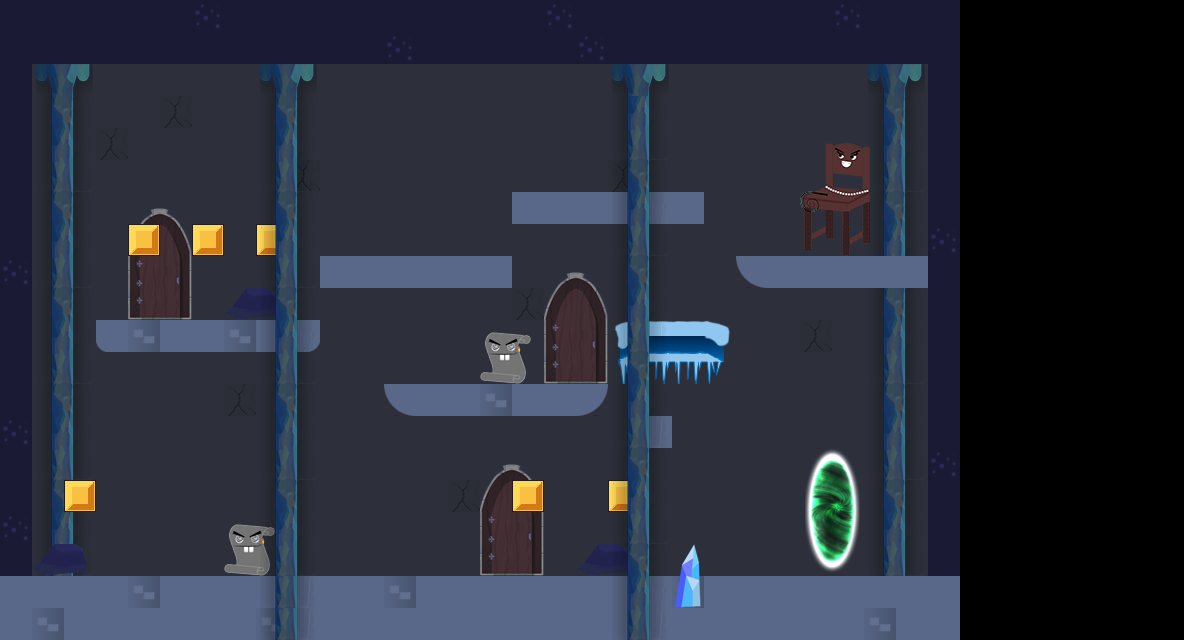

The image is a tile-based game level rendered from a .tmx file. Its description and source (layers, tilesets, objects; grid data summarised) follow:
An orthogonal 37x20 tile map with 32x32 px tiles, 12 tile layers (background, colonne, porte, piattaforme, ...), 4 tilesets and 1 object (spawn0).

<map version="1.0" orientation="orthogonal" renderorder="right-down" width="37" height="20" tilewidth="32" tileheight="32" nextobjectid="2">
 <properties>
  <property name="ParallaxEnabled" value="true" />
 </properties>
 <tileset firstgid="1" name="tilesmap3" tilewidth="32" tileheight="32" tilecount="104" columns="8">
  <image source="sprites/tilesmap3.png" width="256" height="416" />
  <tile id="1">
   <properties>
    <property name="HasBody" value="" />
    <property name="bodyType" value="static" />
    <property name="friction" type="float" value="0" />
    <property name="myName" value="env" />
   </properties>
  </tile>
  <tile id="2">
   <properties>
    <property name="HasBody" value="" />
    <property name="bodyType" value="static" />
    <property name="friction" type="float" value="0" />
    <property name="myName" value="env" />
   </properties>
  </tile>
  <tile id="8">
   <properties>
    <property name="HasBody" value="" />
    <property name="bodyType" value="static" />
    <property name="friction" type="float" value="1" />
    <property name="isGround" value="" />
    <property name="myName" value="env" />
   </properties>
  </tile>
  <tile id="24">
   <properties>
    <property name="HasBody" value="" />
    <property name="bodyType" value="static" />
    <property name="friction" type="float" value="1" />
    <property name="isGround" value="" />
    <property name="myName" value="env" />
   </properties>
  </tile>
  <tile id="32">
   <properties>
    <property name="HasBody" value="" />
    <property name="bodyType" value="static" />
    <property name="friction" type="float" value="0" />
    <property name="isGround" value="" />
    <property name="myName" value="env" />
   </properties>
  </tile>
  <tile id="33">
   <properties>
    <property name="HasBody" value="" />
    <property name="bodyType" value="static" />
    <property name="friction" type="float" value="0" />
    <property name="isGround" value="" />
    <property name="myName" value="env" />
   </properties>
  </tile>
  <tile id="34">
   <properties>
    <property name="HasBody" value="" />
    <property name="bodyType" value="static" />
    <property name="friction" type="float" value="0" />
    <property name="isGround" value="" />
    <property name="myName" value="env" />
   </properties>
  </tile>
  <tile id="35">
   <properties>
    <property name="HasBody" value="" />
    <property name="bodyType" value="dynamic" />
    <property name="canBeBroken" value="true" />
   </properties>
  </tile>
  <tile id="36">
   <properties>
    <property name="HasBody" value="" />
    <property name="bodyType" value="dynamic" />
    <property name="canBeBroken" value="true" />
   </properties>
  </tile>
  <tile id="37">
   <properties>
    <property name="HasBody" value="" />
    <property name="bodyType" value="static" />
    <property name="isSensor" value="" />
    <property name="myName" value="end_level" />
   </properties>
  </tile>
  <tile id="38">
   <properties>
    <property name="HasBody" value="" />
    <property name="bodyType" value="static" />
    <property name="isSensor" value="" />
    <property name="myName" value="end_level" />
   </properties>
  </tile>
  <tile id="40">
   <properties>
    <property name="HasBody" value="" />
    <property name="bodyType" value="static" />
    <property name="myName" value="env" />
   </properties>
  </tile>
  <tile id="41">
   <properties>
    <property name="HasBody" value="" />
    <property name="bodyType" value="static" />
    <property name="myName" value="env" />
   </properties>
  </tile>
  <tile id="42">
   <properties>
    <property name="HasBody" value="" />
    <property name="bodyType" value="static" />
    <property name="myName" value="env" />
   </properties>
  </tile>
  <tile id="43">
   <properties>
    <property name="HasBody" value="" />
    <property name="bodyType" value="static" />
    <property name="isSensor" value="true" />
    <property name="myName" value="coin" />
   </properties>
  </tile>
  <tile id="45">
   <properties>
    <property name="HasBody" value="" />
    <property name="bodyType" value="static" />
    <property name="isSensor" value="" />
    <property name="myName" value="end_level" />
   </properties>
  </tile>
  <tile id="46">
   <properties>
    <property name="HasBody" value="" />
    <property name="bodyType" value="static" />
    <property name="isSensor" value="" />
    <property name="myName" value="end_level" />
   </properties>
  </tile>
  <tile id="48">
   <properties>
    <property name="HasBody" value="" />
    <property name="bodyType" value="static" />
    <property name="myName" value="env" />
   </properties>
  </tile>
  <tile id="49">
   <properties>
    <property name="HasBody" value="" />
    <property name="bodyType" value="static" />
    <property name="myName" value="env" />
   </properties>
  </tile>
  <tile id="50">
   <properties>
    <property name="HasBody" value="" />
    <property name="bodyType" value="static" />
    <property name="myName" value="env" />
   </properties>
  </tile>
  <tile id="53">
   <properties>
    <property name="HasBody" value="" />
    <property name="bodyType" value="static" />
    <property name="isSensor" value="" />
    <property name="myName" value="end_level" />
   </properties>
  </tile>
  <tile id="54">
   <properties>
    <property name="HasBody" value="" />
    <property name="bodyType" value="static" />
    <property name="isSensor" value="" />
    <property name="myName" value="end_level" />
   </properties>
  </tile>
  <tile id="56">
   <properties>
    <property name="HasBody" value="" />
    <property name="bodyType" value="static" />
    <property name="isDanger" value="true" />
   </properties>
  </tile>
  <tile id="61">
   <properties>
    <property name="HasBody" value="" />
    <property name="bodyType" value="static" />
    <property name="isSensor" value="" />
    <property name="myName" value="end_level" />
   </properties>
  </tile>
  <tile id="62">
   <properties>
    <property name="HasBody" value="" />
    <property name="bodyType" value="static" />
    <property name="isSensor" value="" />
    <property name="myName" value="end_level" />
   </properties>
  </tile>
  <tile id="64">
   <properties>
    <property name="HasBody" value="" />
    <property name="bodyType" value="static" />
    <property name="isDanger" value="true" />
   </properties>
  </tile>
  <tile id="77">
   <properties>
    <property name="HasBody" value="" />
    <property name="bodyType" value="static" />
    <property name="friction" type="float" value="1" />
    <property name="isGround" value="" />
    <property name="myName" value="env" />
   </properties>
  </tile>
  <tile id="78">
   <properties>
    <property name="HasBody" value="" />
    <property name="bodyType" value="static" />
    <property name="friction" type="float" value="1" />
    <property name="isGround" value="" />
    <property name="myName" value="env" />
   </properties>
  </tile>
  <tile id="82">
   <properties>
    <property name="HasBody" value="" />
    <property name="bodyType" value="static" />
    <property name="friction" type="float" value="1" />
    <property name="isGround" value="" />
    <property name="myName" value="env" />
   </properties>
  </tile>
  <tile id="83">
   <properties>
    <property name="HasBody" value="" />
    <property name="bodyType" value="static" />
    <property name="friction" type="float" value="1" />
    <property name="isGround" value="" />
    <property name="myName" value="env" />
   </properties>
  </tile>
  <tile id="85">
   <properties>
    <property name="HasBody" value="" />
    <property name="bodyType" value="static" />
    <property name="friction" type="float" value="1" />
    <property name="isGround" value="" />
    <property name="myName" value="env" />
   </properties>
  </tile>
  <tile id="86">
   <properties>
    <property name="HasBody" value="" />
    <property name="bodyType" value="static" />
    <property name="friction" type="float" value="1" />
    <property name="isGround" value="" />
    <property name="myName" value="env" />
   </properties>
  </tile>
 </tileset>
 <tileset firstgid="105" name="sedia" tilewidth="70" tileheight="113" tilecount="1" columns="1">
  <image source="sprites/sedia.png" width="70" height="113" />
  <tile id="0">
   <properties>
    <property name="HasBody" value="" />
    <property name="bodyType" value="dynamic" />
    <property name="friction" type="float" value="1" />
    <property name="isEnemy" value="true" />
    <property name="isTargettable" value="true" />
    <property name="lives" type="int" value="5" />
   </properties>
  </tile>
 </tileset>
 <tileset firstgid="106" name="paper" tilewidth="51" tileheight="52" tilecount="1" columns="1">
  <image source="sprites/paper.png" width="51" height="52" />
  <tile id="0">
   <properties>
    <property name="HasBody" value="" />
    <property name="bodyType" value="dynamic" />
    <property name="friction" type="float" value="1" />
    <property name="isEnemy" value="true" />
    <property name="isTargettable" value="true" />
    <property name="lives" type="int" value="1" />
   </properties>
  </tile>
 </tileset>
 <tileset firstgid="107" name="tileset-platformer" tilewidth="32" tileheight="32" tilecount="102" columns="6">
  <image source="sprites/tileset-platformer.png" width="192" height="544" />
  <tile id="12">
   <properties>
    <property name="HasBody" value="" />
    <property name="bodyType" value="static" />
    <property name="bounce" value="1" />
   </properties>
  </tile>
  <tile id="14">
   <properties>
    <property name="HasBody" value="" />
    <property name="bodyType" value="static" />
    <property name="bounce" value="1" />
   </properties>
  </tile>
  <tile id="62">
   <properties>
    <property name="HasBody" value="" />
    <property name="bodyType" value="static" />
    <property name="isSensor" value="true" />
    <property name="myName" value="coin" />
   </properties>
  </tile>
 </tileset>
 <layer name="background" width="37" height="20" opacity="0.97">
  <data>[740 cells, 600 non-empty, 2 distinct tile ids]</data>
 </layer>
 <layer name="colonne" width="37" height="20">
  <data>[740 cells, 64 non-empty, 8 distinct tile ids]</data>
 </layer>
 <layer name="porte" width="37" height="20">
  <data>[740 cells, 24 non-empty, 8 distinct tile ids]</data>
 </layer>
 <layer name="piattaforme" width="37" height="20">
  <data>[740 cells, 88 non-empty, 12 distinct tile ids]</data>
 </layer>
 <layer name="muri" width="37" height="20">
  <data>[740 cells, 92 non-empty, 2 distinct tile ids]</data>
 </layer>
 <layer name="rocce" width="37" height="20">
  <data>[740 cells, 12 non-empty, 3 distinct tile ids]</data>
 </layer>
 <layer name="spuntoni" width="37" height="20">
  <data>[740 cells, 2 non-empty, 2 distinct tile ids]</data>
 </layer>
 <layer name="endgame" width="37" height="20">
  <data>[740 cells, 8 non-empty, 8 distinct tile ids]</data>
 </layer>
 <layer name="nemico" width="37" height="20">
  <data>[740 cells, 3 non-empty, 2 distinct tile ids]</data>
 </layer>
 <layer name="playerObject" width="37" height="20">
  <data>[740 cells, 0 non-empty, 0 distinct tile ids]</data>
 </layer>
 <layer name="playerEffects" width="37" height="20">
  <data>[740 cells, 13 non-empty, 1 distinct tile ids]</data>
 </layer>
 <objectgroup name="playerSpawn">
  <object id="1" name="spawn0" x="231" y="284" width="32" height="32" />
 </objectgroup>
 <layer name="foreground" width="37" height="20">
  <properties>
   <property name="parallaxFactorX" value="1.2" />
  </properties>
  <data>[740 cells, 72 non-empty, 8 distinct tile ids]</data>
 </layer>
</map>
